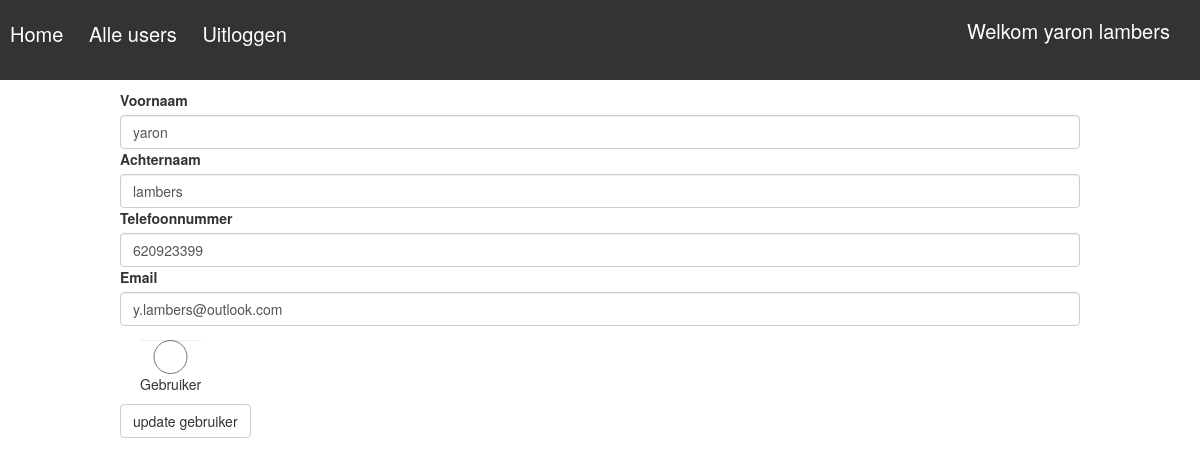
The page /includes/handleuser.php?id=3 (signed in) on the database its author committed.
### tables this page shows
CREATE TABLE `user` (
  `id` int(5) NOT NULL,
  `firstname` varchar(45) NOT NULL,
  `lastname` varchar(45) NOT NULL,
  `phone` int(14) NOT NULL,
  `role` int(2) NOT NULL DEFAULT '1',
  `email` varchar(100) NOT NULL,
  `password` varchar(32) NOT NULL
);

### includes/handleuser.php (the view, shortened to what this page needs)
<!doctype html>
<html lang="en">
<head>
    <link rel="stylesheet" href="../css/style.css">
    <link rel="stylesheet" href="../css/bootstrap.css">
</head>
<body>
<?php
include_once('database.php');
$email = $_SESSION['email'];
$user_email = "SELECT * FROM user WHERE email LIKE '%$email%'";
$result = mysqli_query($db, $user_email);
$row = mysqli_fetch_assoc($result);
$userName = $row['firstname'] ." ". $row['lastname']. "<br/>";
$role = $row['role'];
if(!empty($_SESSION['email'])){
    echo '<div class="menubar">';
    echo "<h2>"."Welkom ". $userName."</h2>"."<br/>";
    echo '<a href="ticket.php">Home </a> ';
    echo '<a class="menu" href="user.php"> Alle users </a>';
    echo '<a href="logout.php">Uitloggen </a>';
    echo '</div>';
}else{
    header('location: ../index.php');
}
if($role == 2){
    $id = $_GET['id'];
    $queryUser = "SELECT * FROM user WHERE id LIKE '%$id%'";
    $resultUser = mysqli_query($db, $queryUser);
    $rowUser = mysqli_fetch_array($resultUser);
    $roleUser = $rowUser['role'];
    echo '
<div class="containerForm">
    <form action="" method="POST" role="form">
      <div class="form-group">
        <label>Voornaam</label>
        <input type="text" name="firstname" class="form-control" value="'.$rowUser['firstname'].'"> </input>
        <label>Achternaam</label>
        <input type="text" name="lastname" class="form-control" value="'.$rowUser['lastname'].'"> </input>
        <label>Telefoonnummer</label>
        <input type="text" name="phone" class="form-control" value="'.$rowUser['phone'].'"> </input>
        <label>Email</label>
        <input type="text" name="email" class="form-control" value="'.$rowUser['email'].'"> </input>
    ';
        if($roleUser == 1){
            echo'
                <div class="checkbox">
                    <label><input type="radio" class="form-control" name="level" value="2"> Admin </input></label>
                </div>
                ';
        }elseif($roleUser == 2){
            echo '
                <div class="checkbox">
                    <label><input type="radio" class="form-control" name="level" value="1"> Gebruiker </input></label>
                </div>
                ';
        }else{
            echo '
                <div class="checkbox">
                    <label><input type="radio" class="form-control" name="level" value="1"> Gebruiker </input></label>
                </div>
                ';
        }
        echo'
        <input type="submit" class="btn btn-default" name="updateUser" value="update gebruiker" />
        </div>
    </form>
</div>
';
}

### css/style.css (style rules this page uses)
body { margin: 0; padding: 0; }
.containerForm { width: 80%; height: auto; margin: 0 auto; background: #fff; }
.menubar { width: 100%; height: 80px; color: #000; background: #333; margin-bottom: 10px; }
.menubar h2 { font-size: 20px; color: #fff; display: inline-block; position: absolute; right: 30px; }
.menubar a { color: #fff; font-size: 20px; text-decoration: none; padding: 0 10px; }

### rows shown on the page
user: firstname "yaron", lastname "lambers", phone "620923399", email "y.lambers@outlook.com"
